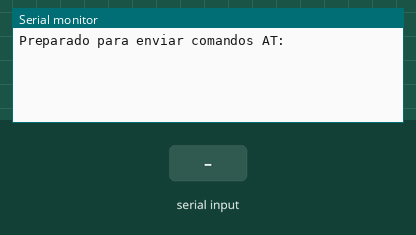
A sketch run on a simulated Arduino Uno, built with avr-gcc and run on an emulated ATmega328P. On the bench: the last lines printed to the serial monitor. Inputs (shaded band) come from the test bench.

Above: at 2.7 s.
2.8 s: "1" received over the second serial link
At 3.3 s:
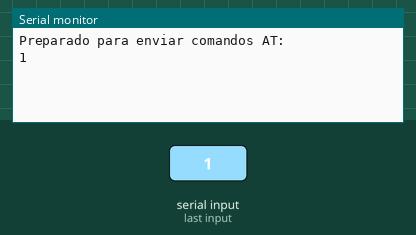
4.3 s: "0" received over the second serial link
At 5.6 s:
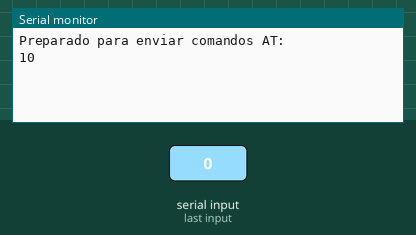

Measured:
- after the input at 2.8 s, the serial monitor: prints a new line at once (image 1)
- after the input at 4.3 s, the serial monitor: prints a new line at once (image 2)

The sketch:

Comandos_AT_Bluetooth.ino
```cpp
#include <SoftwareSerial.h>
/*
Sustituye xx  por simbolo menor qué o embudo menor
y xxx por simbolo Mayor que o embudo mayor
Es un problema de la web.
*/

#define RxD 4
#define TxD 2

SoftwareSerial BTSerial(RxD, TxD);

void setup()
{
  BTSerial.flush();
  delay(500);
  BTSerial.begin(57600);
  Serial.begin(57600);
  Serial.println("Preparado para enviar comandos AT:");

  BTSerial.print("ATrn");
  delay(1000);

}

void loop()
{
  //BTSerial.print("AT");
  if (BTSerial.available())
    Serial.write(BTSerial.read());

  if (Serial.available())
    BTSerial.write(Serial.read());

}
```
